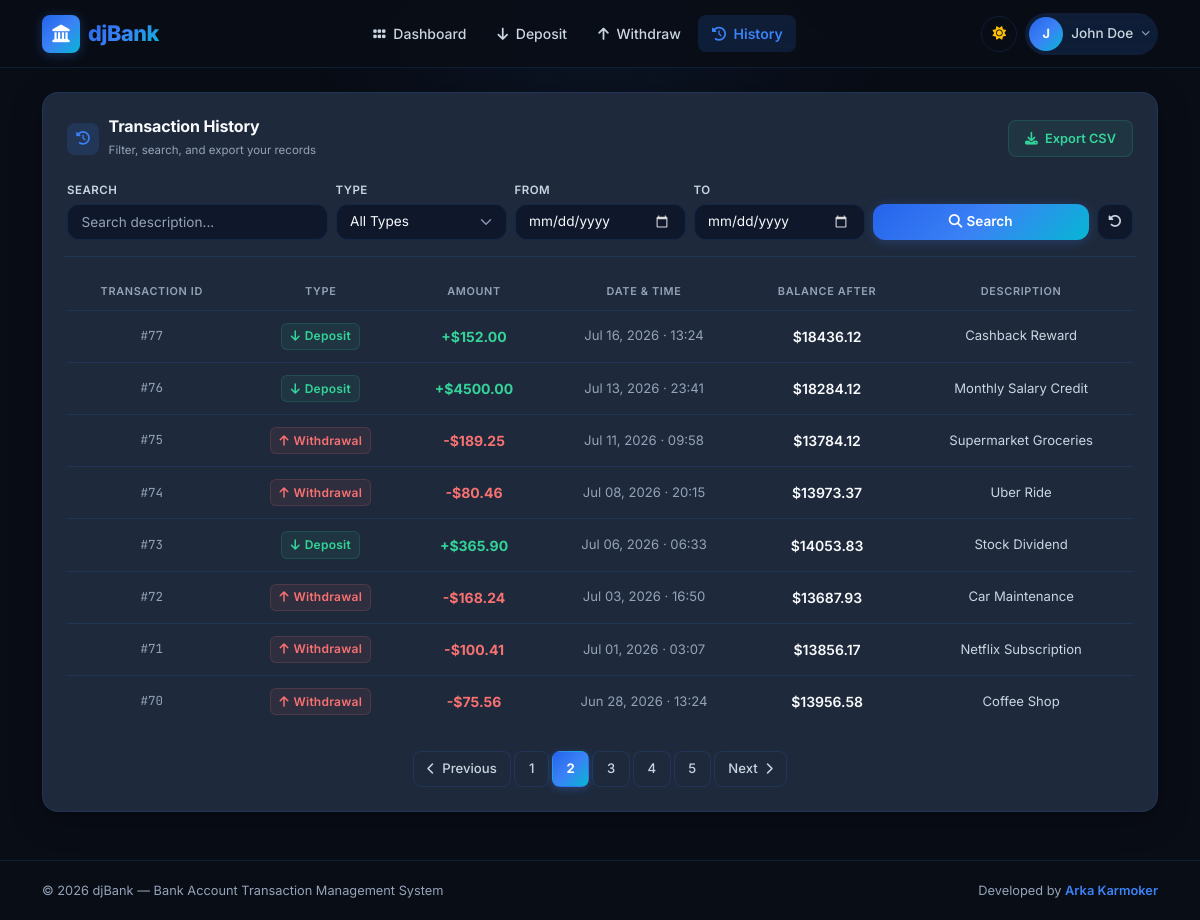
The page /history/?page=2 (signed in) on the database its author committed.
### transactions/models.py (models this page shows, shortened)
class Transaction(models.Model):
    TRANSACTION_TYPE_CHOICES = (
        ('DEPOSIT', 'Deposit'),
        ('WITHDRAWAL', 'Withdrawal'),
    )
    account = models.ForeignKey(BankAccount, on_delete=models.CASCADE, related_name='transactions')
    transaction_type = models.CharField(max_length=10, choices=TRANSACTION_TYPE_CHOICES)
    amount = models.DecimalField(max_digits=12, decimal_places=2)
    balance_after_transaction = models.DecimalField(max_digits=12, decimal_places=2)
    timestamp = models.DateTimeField(auto_now_add=True)
    description = models.CharField(max_length=255, blank=True, null=True)
    class Meta:
        ordering = ['-timestamp']

### transactions/views.py (the view, shortened to what this page needs)
# urls.py: path('history/', views.transaction_history_view, name='history'),
@login_required
def transaction_history_view(request):
    account = get_user_account(request.user)
    transactions_qs = Transaction.objects.filter(account=account)
    filter_form = TransactionFilterForm(request.GET)
    if filter_form.is_valid():
        search_query = filter_form.cleaned_data.get('search')
        tx_type = filter_form.cleaned_data.get('transaction_type')
        start_date = filter_form.cleaned_data.get('start_date')
        end_date = filter_form.cleaned_data.get('end_date')
        if tx_type:
            transactions_qs = transactions_qs.filter(transaction_type=tx_type)
        if start_date:
            transactions_qs = transactions_qs.filter(timestamp__date__gte=start_date)
        if end_date:
            transactions_qs = transactions_qs.filter(timestamp__date__lte=end_date)
    paginator = Paginator(transactions_qs, 8)  # 8 transactions per page
    page_number = request.GET.get('page')
    page_obj = paginator.get_page(page_number)
    get_copy = request.GET.copy()
    get_copy.pop('page', None)
    clean_query_params = get_copy.urlencode()
    context = {
        'account': account,
        'page_obj': page_obj,
        'filter_form': filter_form,
        'query_params': clean_query_params,
    }
    return render(request, 'transactions/history.html', context)

### transactions/forms.py
class TransactionFilterForm(forms.Form):
    TYPE_CHOICES = (
        ('', 'All Types'),
        ('DEPOSIT', 'Deposit'),
        ('WITHDRAWAL', 'Withdrawal'),
    )
    search = forms.CharField(
        required=False,
        widget=forms.TextInput(attrs={'class': 'form-control filter-input', 'placeholder': 'Search description...'})
    )
    transaction_type = forms.ChoiceField(
        choices=TYPE_CHOICES, required=False,
        widget=forms.Select(attrs={'class': 'form-select filter-select'})
    )
    start_date = forms.DateField(
        required=False,
        widget=forms.DateInput(attrs={'class': 'form-control filter-input', 'type': 'date'})
    )
    end_date = forms.DateField(
        required=False,
        widget=forms.DateInput(attrs={'class': 'form-control filter-input', 'type': 'date'})
    )

### accounts/models.py (called while the page is built)
    @staticmethod
    def generate_account_number():
        while True:
            account_num = str(random.randint(1000000000, 9999999999))
            if not BankAccount.objects.filter(account_number=account_num).exists():
                return account_num

### transactions/views.py (called while the page is built)
def get_user_account(user):
    account, created = BankAccount.objects.get_or_create(
        user=user,
        defaults={
            'account_number': BankAccount.generate_account_number(),
            'account_holder_name': f"{user.first_name} {user.last_name}".strip() or user.username,
            'balance': Decimal('0.00')
        }
    )
    return account

### templates/transactions/history.html (shortened to what this page needs)
{% extends 'base.html' %}
{% block content %}
<div class="row mb-4">
    <div class="col-12">
        <div class="glass-card p-4">
            <div class="d-flex flex-column flex-md-row align-items-md-center justify-content-between gap-3 mb-3">
                <div class="section-header mb-0">
                    <div class="section-icon stat-icon-box blue"><i class="fas fa-clock-rotate-left"></i></div>
                    <div>
                        <h5 class="mb-0">Transaction History</h5>
                        <span style="color: var(--text-tertiary); font-size: 0.72rem;">Filter, search, and export your records</span>
                    </div>
                </div>
                <a href="{% url 'export_csv' %}?{{ query_params }}" download="statement_{{ account.account_number }}.csv" class="btn btn-sm px-3 py-2" style="background: var(--green-bg); color: var(--green); border: 1px solid var(--green-border); border-radius: var(--radius-sm); font-weight: 600; font-size: 0.8rem;">
                    <i class="fas fa-download me-1"></i> Export CSV
                </a>
            </div>
            <form method="GET" action="{% url 'history' %}" class="row gx-2 gy-3 gy-md-2 align-items-end pb-3 mb-3" style="border-bottom: 1px solid var(--border-color);">
                <div class="col-md-3">
                    <label class="form-label mb-1" style="font-size: 0.72rem;">Search</label>
                    {{ filter_form.search }}
                </div>
                <div class="col-md-2">
                    <label class="form-label mb-1" style="font-size: 0.72rem;">Type</label>
                    {{ filter_form.transaction_type }}
                </div>
                <div class="col-md-2">
                    <label class="form-label mb-1" style="font-size: 0.72rem;">From</label>
                    {{ filter_form.start_date }}
                </div>
                <div class="col-md-2">
                    <label class="form-label mb-1" style="font-size: 0.72rem;">To</label>
                    {{ filter_form.end_date }}
                </div>
                <div class="col-md-3 d-flex gap-2 mt-4 mt-md-0">
                    <button type="submit" class="btn btn-primary-gradient filter-btn flex-grow-1">
                        <i class="fas fa-search me-1"></i> Search
                    </button>
                    <a href="{% url 'history' %}" class="btn-reset-filter" title="Reset Filters">
                        <i class="fas fa-rotate-left"></i>
                    </a>
                </div>
            </form>
            {% if page_obj %}
            <div class="table-responsive">
                <table class="table table-custom">
                    <thead>
                        <tr>
                            <th>Transaction ID</th>
                            <th>Type</th>
                            <th>Amount</th>
                            <th>Date & Time</th>
                            <th>Balance After</th>
                            <th>Description</th>
                        </tr>
                    </thead>
                    <tbody>
                        {% for tx in page_obj %}
                        <tr>
                            <td class="font-mono text-dim" style="font-size: 0.78rem;">#{{ tx.id }}</td>
                            <td>
                                {% if tx.transaction_type == 'DEPOSIT' %}
                                <span class="badge-deposit"><i class="fas fa-arrow-down"></i> Deposit</span>
                                {% else %}
                                <span class="badge-withdraw"><i class="fas fa-arrow-up"></i> Withdrawal</span>
                                {% endif %}
                            </td>
                            <td class="fw-bold {% if tx.transaction_type == 'DEPOSIT' %}text-green{% else %}text-red{% endif %}">
                                {% if tx.transaction_type == 'DEPOSIT' %}+{% else %}-{% endif %}${{ tx.amount|floatformat:2 }}
                            </td>
                            <td class="text-dim" style="font-size: 0.82rem;">{{ tx.timestamp|date:"M d, Y · H:i" }}</td>
                            <td class="fw-semibold">${{ tx.balance_after_transaction|floatformat:2 }}</td>
                            <td class="text-muted-custom" style="font-size: 0.82rem;">{{ tx.description|default:"—" }}</td>
                        </tr>
                        {% endfor %}
                    </tbody>
                </table>
            </div>
            {% if page_obj.has_other_pages %}
            <nav class="mt-4">
                <ul class="pagination justify-content-center mb-0 gap-1">
                    {% if page_obj.has_previous %}
                    <li class="page-item">
                        <a class="page-link" href="?page={{ page_obj.previous_page_number }}{% if query_params %}&{{ query_params }}{% endif %}" aria-label="Previous">
                            <i class="fas fa-chevron-left me-1" style="font-size: 0.75rem;"></i> Previous
                        </a>
                    </li>
                    {% else %}
                    <li class="page-item disabled">
                        <span class="page-link"><i class="fas fa-chevron-left me-1" style="font-size: 0.75rem;"></i> Previous</span>
                    </li>
                    {% endif %}
                    {% for num in page_obj.paginator.page_range %}
                        {% if page_obj.number == num %}
                        <li class="page-item active">
                            <span class="page-link">{{ num }}</span>
                        </li>
                        {% else %}
                        <li class="page-item">
                            <a class="page-link" href="?page={{ num }}{% if query_params %}&{{ query_params }}{% endif %}">{{ num }}</a>
                        </li>
                        {% endif %}
                    {% endfor %}
                    {% if page_obj.has_next %}
                    <li class="page-item">
                        <a class="page-link" href="?page={{ page_obj.next_page_number }}{% if query_params %}&{{ query_params }}{% endif %}" aria-label="Next">
                            Next <i class="fas fa-chevron-right ms-1" style="font-size: 0.75rem;"></i>
                        </a>
                    </li>
                    {% else %}
                    <li class="page-item disabled">
                        <span class="page-link">Next <i class="fas fa-chevron-right ms-1" style="font-size: 0.75rem;"></i></span>
                    </li>
                    {% endif %}
                </ul>
            </nav>
            {% endif %}
            {% else %}
            <div class="text-center py-5">
                <i class="fas fa-inbox fa-3x mb-3 text-dim"></i>
                <h6 class="fw-semibold mb-1">No transactions found</h6>
                <p class="text-dim small mb-0">Try adjusting your filters or make your first transaction.</p>
            </div>
            {% endif %}
        </div>
    </div>
</div>
{% endblock %}

### templates/base.html (shortened to what this page needs)
{% load static %}
<!DOCTYPE html>
<html lang="en" data-theme="dark">
<head>
    <link href="https://cdn.jsdelivr.net/npm/bootstrap@5.3.3/dist/css/bootstrap.min.css" rel="stylesheet">
    <link rel="stylesheet" href="https://cdnjs.cloudflare.com/ajax/libs/font-awesome/6.5.1/css/all.min.css">
    <link rel="stylesheet" href="https://cdn.jsdelivr.net/npm/notyf@3/notyf.min.css">
    <link rel="stylesheet" href="{% static 'css/style.css' %}">
</head>
<body>
    <nav class="navbar navbar-expand-lg navbar-custom sticky-top">
        <div class="container">
            <a class="navbar-brand d-flex align-items-center gap-2 text-decoration-none" href="{% url 'dashboard' %}">
                <div class="brand-logo">
                    <i class="fas fa-landmark"></i>
                </div>
                <span class="brand-text">djBank</span>
            </a>
            <div class="collapse navbar-collapse" id="navbarContent">
                {% if user.is_authenticated %}
                <ul class="navbar-nav mx-auto mb-2 mb-lg-0 gap-1">
                    <li class="nav-item">
                        <a class="nav-link nav-link-custom {% if request.resolver_match.url_name == 'dashboard' %}active-nav{% endif %}" href="{% url 'dashboard' %}">
                            <i class="fa-solid fa-grip me-1"></i> Dashboard
                        </a>
                    </li>
                    <li class="nav-item">
                        <a class="nav-link nav-link-custom {% if request.resolver_match.url_name == 'deposit' %}active-nav{% endif %}" href="{% url 'deposit' %}">
                            <i class="fas fa-arrow-down me-1"></i> Deposit
                        </a>
                    </li>
                    <li class="nav-item">
                        <a class="nav-link nav-link-custom {% if request.resolver_match.url_name == 'withdraw' %}active-nav{% endif %}" href="{% url 'withdraw' %}">
                            <i class="fas fa-arrow-up me-1"></i> Withdraw
                        </a>
                    </li>
                    <li class="nav-item">
                        <a class="nav-link nav-link-custom {% if request.resolver_match.url_name == 'history' %}active-nav{% endif %}" href="{% url 'history' %}">
                            <i class="fas fa-clock-rotate-left me-1"></i> History
                        </a>
                    </li>
                </ul>
                <div class="d-flex align-items-center gap-2">
                    <button class="theme-toggle-btn" id="themeToggleBtn" title="Toggle theme">
                        <i class="fas fa-sun" id="themeIcon"></i>
                    </button>
                    <div class="dropdown">
                        <a class="btn border-0 d-flex align-items-center gap-2 p-1 pe-2 rounded-pill" href="#" role="button" data-bs-toggle="dropdown" style="background: var(--accent-glow);">
                            <div class="user-avatar">
                                {{ user.username|slice:":1"|upper }}
                            </div>
                            <span class="d-none d-md-inline" style="color: var(--text-secondary); font-size: 0.85rem; font-weight: 500;">{{ user.get_full_name|default:user.username }}</span>
                            <i class="fas fa-chevron-down" style="font-size: 0.55rem; color: var(--text-tertiary);"></i>
                        </a>
                    </div>
                </div>
                {% endif %}
            </div>
        </div>
    </nav>
    <main class="container py-3 py-md-4 flex-grow-1 d-flex flex-column" style="position: relative; z-index: 1;">
        {% block content %}{% endblock %}
    </main>
    <footer>
        <div class="container d-flex flex-column flex-md-row align-items-center justify-content-between gap-2">
            <p class="mb-0">&copy; 2026 djBank &mdash; Bank Account Transaction Management System</p>
            <p class="mb-0">
                Developed by <a href="https://github.com/ArkaKarmoker" target="_blank" rel="noopener noreferrer" class="footer-link">Arka Karmoker</a>
            </p>
        </div>
    </footer>
</body>
</html>

### rows shown on the page
Transaction: id "77", transaction_type "DEPOSIT" (drawn), amount "152.00", timestamp "Jul 16, 2026 · 13:24", balance_after_transaction "18436.12", description "Cashback Reward"
Transaction: id "76", transaction_type "DEPOSIT" (drawn), amount "4500.00", timestamp "Jul 13, 2026 · 23:41", balance_after_transaction "18284.12", description "Monthly Salary Credit"
Transaction: id "75", transaction_type "WITHDRAWAL" (drawn), amount "189.25", timestamp "Jul 11, 2026 · 09:58", balance_after_transaction "13784.12", description "Supermarket Groceries"
Transaction: id "74", transaction_type "WITHDRAWAL" (drawn), amount "80.46", timestamp "Jul 08, 2026 · 20:15", balance_after_transaction "13973.37", description "Uber Ride"
Transaction: id "73", transaction_type "DEPOSIT" (drawn), amount "365.90", timestamp "Jul 06, 2026 · 06:33", balance_after_transaction "14053.83", description "Stock Dividend"
Transaction: id "72", transaction_type "WITHDRAWAL" (drawn), amount "168.24", timestamp "Jul 03, 2026 · 16:50", balance_after_transaction "13687.93", description "Car Maintenance"
Transaction: id "71", transaction_type "WITHDRAWAL" (drawn), amount "100.41", timestamp "Jul 01, 2026 · 03:07", balance_after_transaction "13856.17", description "Netflix Subscription"
Transaction: id "70", transaction_type "WITHDRAWAL" (drawn), amount "75.56", timestamp "Jun 28, 2026 · 13:24", balance_after_transaction "13956.58", description "Coffee Shop"

### other values the page prints
{{ user.username|slice:":1"|upper }} "J"
{{ user.get_full_name|default:user.username }} "John Doe"
{{ num }} "1" "3" "4" "5"
{{ num }} "2"
